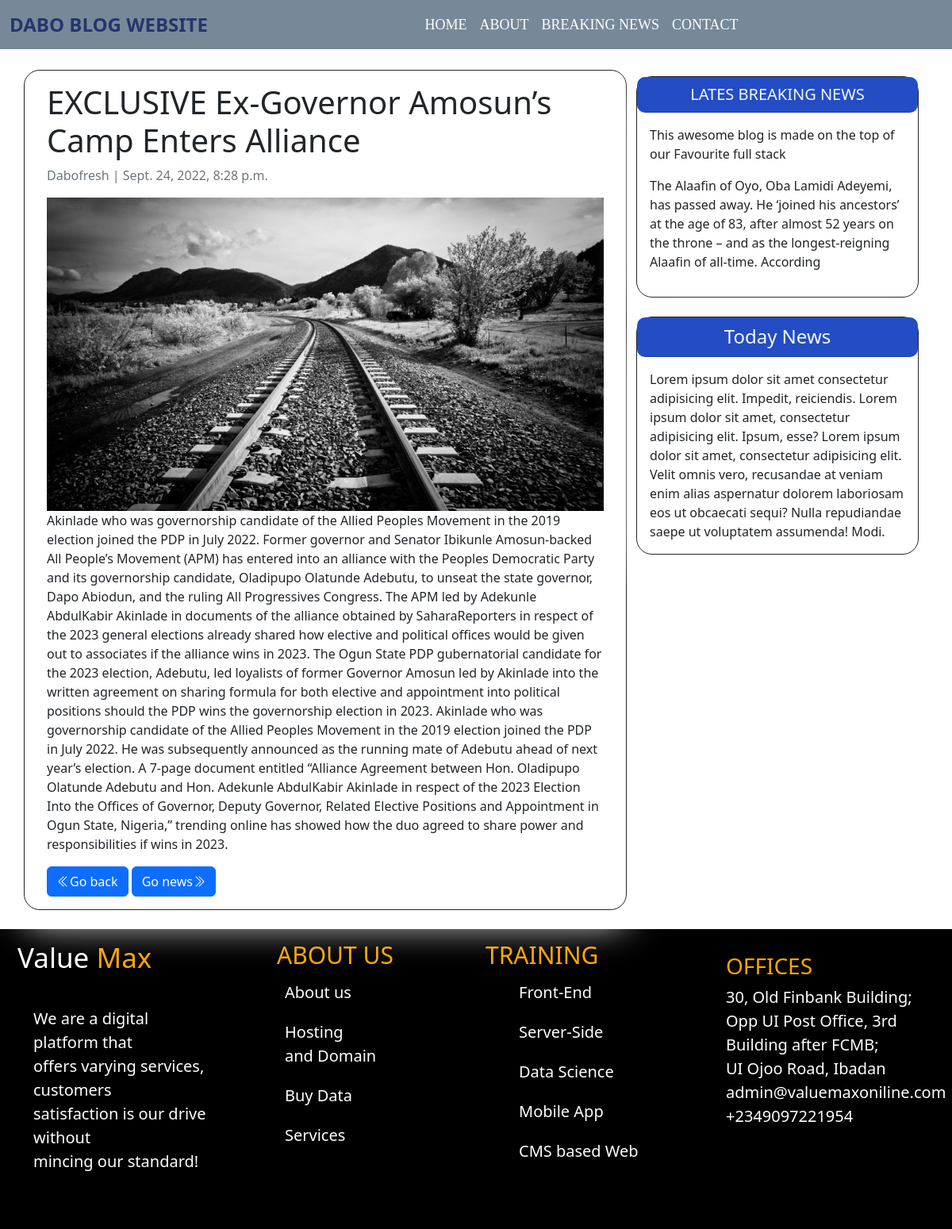
The app's page /exclusive-ex-governor-amosuns-camp-enters-alliance/ with its own data.
### blogapp/models.py (models this page shows, shortened)
class Post(models.Model):
      title=models.CharField(max_length=200,unique=True)
      slug = models.SlugField(max_length=200, unique=True)
      author = models.ForeignKey(User, on_delete= models.CASCADE, related_name='blog_posts')
      updated_on = models.DateTimeField(auto_now= True)
      picture = models.ImageField(default='upload')
      content = models.TextField()
      created_on = models.DateTimeField(auto_now_add=True)
      status = models.IntegerField(choices=STATUS, default=0)
      class Meta:
            ordering= ['-created_on']

### blogapp/views.py (the view)
# urls.py: path('<slug:slug>/', views.PostDetail.as_view(), name='post_detail'),
class PostDetail(generic.DetailView):
      model = Post
      template_name = 'post_detail.html'

### templates/post_detail.html (shortened to what this page needs)
<!DOCTYPE html>
<html lang="en">
<head>
  <link href="https://cdn.jsdelivr.net/npm/bootstrap@5.2.0/dist/css/bootstrap.min.css" rel="stylesheet"
>
  <link rel="stylesheet" href="https://cdn.jsdelivr.net/npm/bootstrap-icons@1.9.1/font/bootstrap-icons.css">
</head>
<body>
  <nav class="navbar navbar-expand-lg ">
    <div class="container-fluid">
      <a class="navbar-brand" href="{% url 'home' %}">DABO BLOG WEBSITE</a>
      <div class="collapse navbar-collapse" id="navbarSupportedContent">
        <ul class="navbar-nav me-auto mb-2 mb-lg-0">
          <li class="nav-item">
            <a class="nav-link " aria-current="page" href="{% url 'home' %}">Home</a>
          </li>
          <li class="nav-item text-black">
            <a class="nav-link font-weight-bold" href="{% url 'about' %}">About</a>
          </li>
          <li class="nav-item text-black">
            <a class="nav-link font-weight-bold" href="{% url 'news' %}">Breaking News</a>
          </li>
          <li class="nav-item text-black">
            <a class="nav-link font-weight-bold" href="{% url 'contact' %}">Contact</a>
          </li>
        </ul>
      </div>
    </div>
  </nav><br><br><br>
  {% block content %}
  <div class="container">
    <div class="row">
      <div class="col-md-8 card mb-4  mt-3 left  top">
        <div class="card-body">
          <h1>{% block title %} {{ object.title }} {% endblock title %}</h1>
          <p class=" text-muted">{{ post.author }} | {{ post.created_on }}</p>
          <img src="{{post.picture.url}}" width="100%" alt="">
          <p class="card-text ">{{ object.content }}</p>
          <span><a href="{% url 'home' %}" class="btn btn-primary"><i class="bi bi-chevron-double-left"></i>Go
              back</a></span>
          <span><a href="{% url 'news' %}" class="btn btn-primary ">Go news<i
                class="bi bi-chevron-double-right"></i></a></span>
        </div>
      </div>
      {% block sidebar %}
      {% include 'sidebar.html' %}
      {% endblock sidebar %}
    </div>
  </div>
  {% endblock content %}
  <div class="all" style="background-color:black ;color:white ;padding:10px;">
    <div class="container-fluid">
      <div class="row" id="amet">
        <div class="col-lg-3">
          <p style="font-size:35px ;">Value <span style="color:orange ;">Max</span></p>
          <p style="padding:20px ;font-size: 20px;">We are a digital platform that
            <br> offers varying
            services, customers <br> satisfaction is our drive
            without <br> mincing our standard!</p><br>
        </div>
        <div class="col-lg-3">
          <ul>
            <span style="color:orange ;font-size: 30px;">ABOUT US</span>
            <li>About us</li>
            <li>Hosting <br> and Domain</li>
            <li>Buy Data</li>
            <li>Services</li>
          </ul>
        </div>
        <div class="col-lg-3">
          <span style="color:orange ;font-size: 30px;">TRAINING</span>
          <ul>
            <li>Front-End</li>
            <li>Server-Side</li>
            <li>Data Science</li>
            <li>Mobile App</li>
            <li>CMS based Web</li>
          </ul>
        </div>
        <div class="col-lg-3" style="padding:20px ;">
          <h3 style="color:orange ;">OFFICES</h3>
          <span style="color:white;font-size: 20px;">30, Old Finbank Building;<br>
            Opp UI Post Office, 3rd <br>
            Building after FCMB;<br>
            UI Ojoo Road, Ibadan
            admin@valuemaxoniline.com <br>
            +2349097221954</span>
        </div>
      </div>
    </div>
  </div>
</body>
</html>

### templates/post_detail.html (style rules this page uses)
@media screen and (min-width:768px) { .navbar { position: fixed; width: 100%; z-index: 100; background-color: #778899; } }
@media screen and (min-width:768px) { .navbar ul li a { color: white; font-size: 18px; position: relative; } }
@media screen and (min-width:768px) { .navbar ul li a::before { content: ""; position: absolute; background: green; left: 2; bottom: 5px; width: 0%; height: 5px; transition: 500ms; } }
@media screen and (min-width:768px) { .navbar ul { margin: 0 auto; text-transform: uppercase; font-family: cursive; } }
@media screen and (min-width:768px) { .navbar-brand { font-weight: bold; font-size: 24px; color: #25356d; } }
@media screen and (min-width:768px) { .all { background: black; color: white; padding: 40px; } }
@media screen and (min-width:768px) { #amet ul li { list-style-type: none; font-size: 20px; padding: 10px; } }

### templates/sidebar.html (style rules this page uses)
.card { box-shadow: 0 16px 48px white; border: 1px solid ; border-radius:20px; }

### records on screen
Post: title "EXCLUSIVE Ex-Governor Amosun’s Camp Enters Alliance", author "Dabofresh", created_on "Sept. 24, 2022, 8:28 p.m.", picture (picture), content "Akinlade who was governorship candidate of the Allied Peoples Movement in the 2019 election joined the PDP in July 2022. Former governor and Senator Ibikunle Amosun-backed All People’s Movement (APM) has entered into an alliance with the Peoples Democratic Party and its governorship candidate, Oladipupo Olatunde Adebutu, to unseat the state governor, Dapo Abiodun, and the ruling All Progressives Congress. The APM led by Adekunle AbdulKabir Akinlade in documents of the alliance obtained by SaharaReporters in respect of the 2023 general elections already shared how elective and political offices would be given out to associates if the alliance wins in 2023. The Ogun State PDP gubernatorial…"
